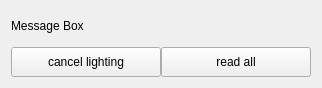
<?xml version="1.0" encoding="UTF-8"?>
<ui version="4.0">
 <class>ShowMessage</class>
 <widget class="QWidget" name="ShowMessage">
  <property name="geometry">
   <rect>
    <x>0</x>
    <y>0</y>
    <width>324</width>
    <height>99</height>
   </rect>
  </property>
  <property name="minimumSize">
   <size>
    <width>324</width>
    <height>99</height>
   </size>
  </property>
  <property name="maximumSize">
   <size>
    <width>324</width>
    <height>16777215</height>
   </size>
  </property>
  <property name="windowTitle">
   <string>Form</string>
  </property>
  <layout class="QFormLayout" name="formLayout">
   <property name="sizeConstraint">
    <enum>QLayout::SetFixedSize</enum>
   </property>
   <item row="0" column="0">
    <layout class="QVBoxLayout" name="verticalLayout_2">
     <item>
      <widget class="QLabel" name="label">
       <property name="minimumSize">
        <size>
         <width>300</width>
         <height>30</height>
        </size>
       </property>
       <property name="maximumSize">
        <size>
         <width>300</width>
         <height>30</height>
        </size>
       </property>
       <property name="text">
        <string>Message Box</string>
       </property>
      </widget>
     </item>
     <item>
      <layout class="QVBoxLayout" name="verticalLayout">
       <property name="sizeConstraint">
        <enum>QLayout::SetFixedSize</enum>
       </property>
      </layout>
     </item>
     <item>
      <layout class="QHBoxLayout" name="horizontalLayout">
       <property name="spacing">
        <number>0</number>
       </property>
       <item>
        <widget class="QPushButton" name="cancelLighting">
         <property name="minimumSize">
          <size>
           <width>150</width>
           <height>30</height>
          </size>
         </property>
         <property name="maximumSize">
          <size>
           <width>150</width>
           <height>30</height>
          </size>
         </property>
         <property name="text">
          <string>cancel lighting</string>
         </property>
        </widget>
       </item>
       <item>
        <widget class="QPushButton" name="readAll">
         <property name="minimumSize">
          <size>
           <width>150</width>
           <height>30</height>
          </size>
         </property>
         <property name="maximumSize">
          <size>
           <width>150</width>
           <height>30</height>
          </size>
         </property>
         <property name="text">
          <string>read all</string>
         </property>
        </widget>
       </item>
      </layout>
     </item>
    </layout>
   </item>
  </layout>
 </widget>
 <resources/>
 <connections/>
</ui>
